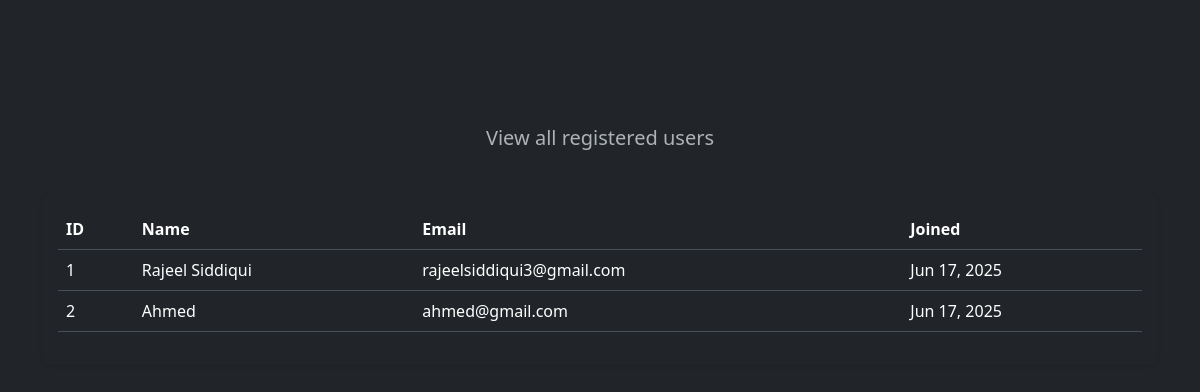
The page /admin-side/userlist/ on the database its author committed.
### user/models.py (models this page shows, shortened)
class SimpleUser(models.Model):
    name = models.CharField(max_length=100)
    email = models.EmailField(max_length=100, unique=True)
    password = models.CharField(max_length=100)
    image = models.ImageField(upload_to='user_images/', blank=True, null=True)
    created_at = models.DateTimeField(auto_now_add=True)
    updated_at = models.DateTimeField(auto_now=True)

### customadmin/views.py (the view)
# urls.py: path('userlist/', views.user_list, name='user_list'),
def user_list(request):
       users = SimpleUser.objects.all()
       return render(request,'user_list.html',{'users':users})

### customadmin/templates/user_list.html (shortened to what this page needs)
{% extends "layout.html" %}
{% block content %}
<div class="container my-5">
    <div class="row text-center mb-4">
        <h1 class="display-4 fw-bold text-dark">Admin User Management</h1>
        <p class="lead text-muted">View all registered users</p>
    </div>
    {% if users %}
    <div class="row">
        <div class="col-12">
            <div class="card border-0 shadow-sm rounded-3">
                <div class="card-body">
                    <table class="table table-hover">
                        <thead>
                            <tr>
                                <th>ID</th>
                                <th>Name</th>
                                <th>Email</th>
                                <th>Joined</th>
                            </tr>
                        </thead>
                        <tbody>
                            {% for user in users %}
                            <tr>
                                <td>{{ user.id }}</td>
                                <td>{{ user.name|title }}</td>
                                <td>{{ user.email }}</td>
                                <td>{{ user.created_at|date:"M d, Y" }}</td>
                            </tr>
                            {% endfor %}
                        </tbody>
                    </table>
                </div>
            </div>
        </div>
    </div>
    {% else %}
    <div class="text-center my-5">
        <h5 class="text-muted">No users found.</h5>
        <a href="{% url 'home_page' %}" class="btn btn-outline-primary mt-3">Go to Home</a>
    </div>
    {% endif %}
</div>
{% endblock %}

### customadmin/templates/user_list.html (style rules this page uses)
.table th, .table td { vertical-align: middle; }
.card { transition: transform 0.3s ease, box-shadow 0.3s ease; }

### rows shown on the page
SimpleUser: id "1", name "Rajeel Siddiqui", email "rajeelsiddiqui3@gmail.com", created_at "Jun 17, 2025"
SimpleUser: id "2", name "Ahmed", email "ahmed@gmail.com", created_at "Jun 17, 2025"
